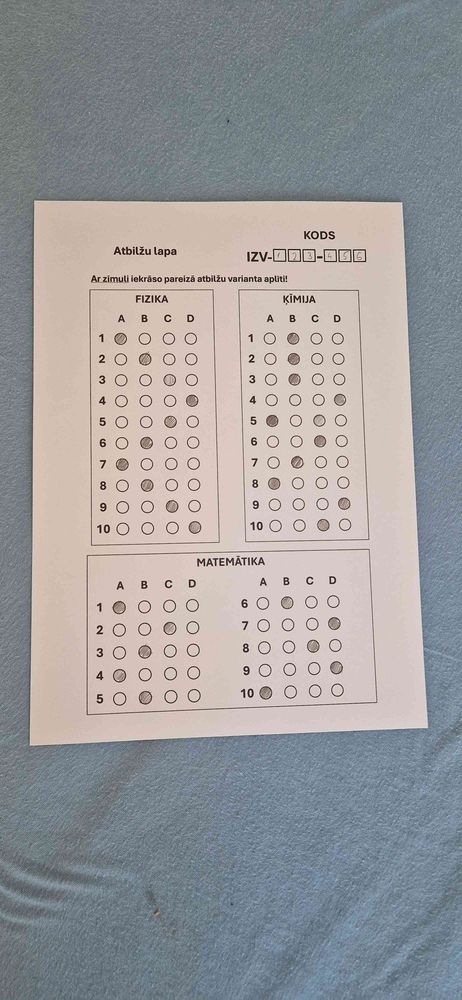
#> input picture Resources/image.jpg, 462 x 1000 px, shrunk from 1848 x 4000 before the run
$ python -i process_image.py   (imports and definitions only)
#> lines starting #> are read from the running program, lines starting #| are printed output that depends on the picture; after the words box and inside, x2 and y2 are one past the last pixel; in counts of white or black regions, pixels touching at a corner belong together
import cv2
import numpy as np
from imutils.perspective import four_point_transform
import pytesseract
import re


"""
Add error checking - ie missing number, etc
Create function for extracting the student's code
"""

def extract_document(image, debug=False):
    gray = cv2.cvtColor(image, cv2.COLOR_BGR2GRAY)
    if debug:
        cv2.imshow('grayscaled image', gray)
        cv2.waitKey(0)

    #normalize illumination
    illum = cv2.GaussianBlur(gray, (101, 101), 0)
    norm = cv2.normalize(gray / (illum + 1e-6), None, 0, 255, cv2.NORM_MINMAX).astype(np.uint8)
    if debug:
        cv2.imshow('normalized illumination', norm)
        cv2.waitKey(0)

    #detect edges
    blurred = cv2.GaussianBlur(norm, (11, 11), 0)
    edges = cv2.Canny(blurred, 30, 90)
    if debug:
        cv2.imshow('edges after Canny', edges)
        cv2.waitKey(0)

    kernel = cv2.getStructuringElement(cv2.MORPH_RECT, (5, 5))
    edges = cv2.dilate(edges, kernel)
    if debug:
        cv2.imshow('edges after dilation', edges)
        cv2.waitKey(0)

    #find contours
    contours, _ = cv2.findContours(edges, cv2.RETR_EXTERNAL, cv2.CHAIN_APPROX_SIMPLE)
    contours = sorted(contours, key=cv2.contourArea, reverse=True)
    result = image.copy()
    warped = image.copy()

    for cnt in contours:
        peri = cv2.arcLength(cnt, True)
        approx = cv2.approxPolyDP(cnt, 0.02 * peri, True)
        if len(approx) == 4:
            cv2.drawContours(result, [approx], -1, (0, 255, 0), 4)
            warped = four_point_transform(warped, approx.reshape(4, 2))
    if debug:
        cv2.imshow('contoured page', result)
        cv2.waitKey(0)

    if debug:
        cv2.imshow('warped image', warped)
        cv2.waitKey(0)
        cv2.destroyAllWindows()

    return warped


def get_topic_boxes(image, debug=False):
    final = image.copy()

    gray = cv2.cvtColor(image, cv2.COLOR_BGR2GRAY)
    blurred = cv2.GaussianBlur(gray, (5, 5), 0)
    edges = cv2.Canny(blurred, 30, 90)
    if debug:
        cv2.imshow('edges of document after canny', edges)
        cv2.waitKey(0)

    kernel = cv2.getStructuringElement(cv2.MORPH_RECT, (5, 5))
    edges = cv2.dilate(edges, kernel)
    if debug:
        cv2.imshow('edges of document after dilation', edges)
        cv2.waitKey(0)


    contours, _ = cv2.findContours(edges, cv2.RETR_EXTERNAL, cv2.CHAIN_APPROX_SIMPLE)

    img_area = image.shape[0] * image.shape[1]

    boxes = []
    for cnt in contours:
        peri = cv2.arcLength(cnt, True)
        approx = cv2.approxPolyDP(cnt, 0.02 * peri, True)
        area = cv2.contourArea(approx)

        if len(approx) == 4 and img_area * 0.05 < area < img_area * 0.9:
            boxes.append(approx)

    boxes = sorted(boxes, key=cv2.contourArea, reverse=True)
    if debug:
        for box in boxes:
            cv2.drawContours(final, [box], -1, (0, 255, 0), 4)

        cv2.imshow('marked topic boxes', final)
        cv2.waitKey(0)
        cv2.destroyAllWindows()

    return boxes


# [89 lines left out: functions get_box_title, get_box_answers, not called in this run]


def get_student_code(image, debug=False):
    h, _ = image.shape[:2]

    roi = image[int(0.025*h):int(0.2*h), :]
    if debug:
        copy = roi.copy()

    gray = cv2.cvtColor(roi, cv2.COLOR_BGR2GRAY)
    blurred = cv2.GaussianBlur(gray, (5, 5), 0)
    edges = cv2.Canny(blurred, 30, 90)
    if debug:
        cv2.imshow('edges before dilation', edges)
        cv2.waitKey(0)

    kernel = cv2.getStructuringElement(cv2.MORPH_RECT, (5, 5))
    edges = cv2.dilate(edges, kernel)
    if debug:
        cv2.imshow('edges after dilation', edges)
        cv2.waitKey(0)


    contours, _ = cv2.findContours(edges, cv2.RETR_EXTERNAL, cv2.CHAIN_APPROX_SIMPLE)

    roi_area = roi.shape[0] * roi.shape[1]

    boxes = []
    for cnt in contours:
        peri = cv2.arcLength(cnt, True)
        approx = cv2.approxPolyDP(cnt, 0.02 * peri, True)
        area = cv2.contourArea(approx)

        if len(approx) == 4 and 0.005 * roi_area < area < roi_area * 0.2:
            boxes.append(approx)
            if debug:
                cv2.drawContours(copy, [cnt], -1, (0, 255, 0), 4)

    if debug:
        cv2.imshow('code boxes', copy)
        cv2.waitKey(0)
        cv2.destroyAllWindows()

    #sort boxes based on x coordinates
    boxes = sorted(boxes, key=lambda b: cv2.boundingRect(b)[0])

    box_images = []
    for box in boxes:
        x, y, w, h = cv2.boundingRect(box)
        box_images.append(roi[y:y+h, x:x+w])

    ########
    #pass these images to AI to determine what number is written
    ########


def get_answers(image_path, debug=False):
    # edv: uztaisu ka passo path, nevis image, lai nav jaimporto cv2 citos failos

#> called with image_path = '../Resources/image.jpg', debug = False
    print(f"image path in get_answers(){image_path}")
    image = cv2.imread(image_path)
#> image is the input picture: shape (1000, 462, 3); mean B, G, R 156.4, 154.9, 155.5

    if image is None:
        if debug:
            print("image set to None in get_answers()")
        return {"error":"image is None"}
    # edv: partaisiju error checking, izradas cv2.imread() neizmet error ja nereado vnk setto None, tapec try: except: nestradaja.

    document_img = extract_document(image, debug)
#> in extract_document, `norm = cv2.normalize(gray / (illum + 1e-6), None, 0, 255, cv2.NORM_MIN..`:
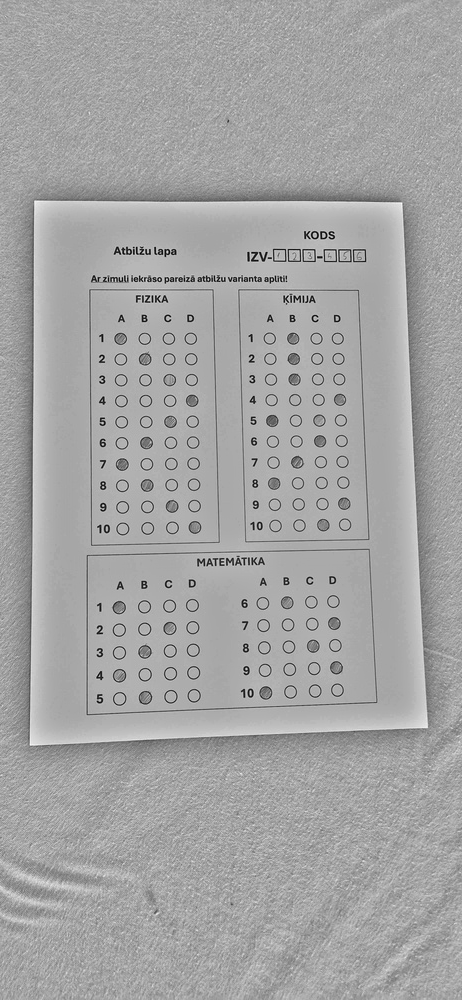
#> norm: shape (1000, 462); min 0, max 255, mean 164.1
#> in extract_document, `edges = cv2.Canny(blurred, 30, 90)`: edges: shape (1000, 462); 1.3% white in thin lines or dots, all inside (x1, y1, x2, y2) = (0, 200, 429, 904)
#> in extract_document, `edges = cv2.dilate(edges, kernel)`:
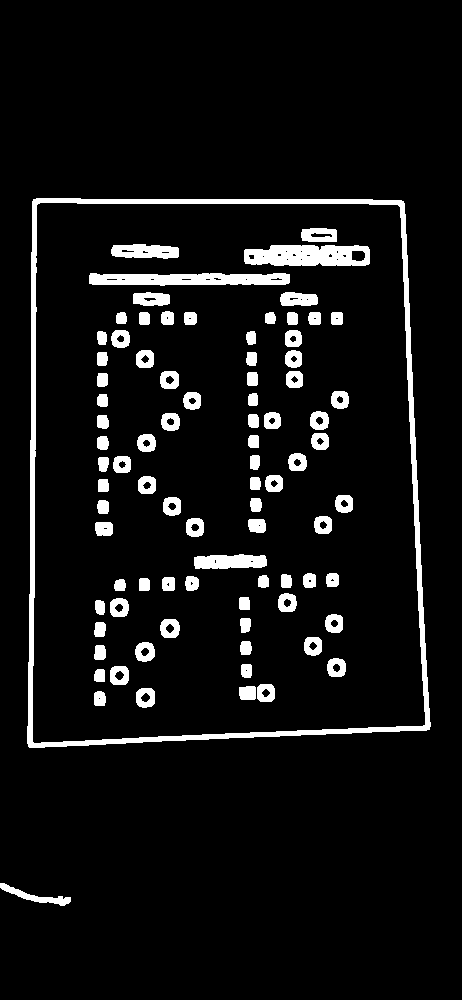
#> edges: shape (1000, 462); 7% white; 86 white regions
#> in extract_document, `contours, _ = cv2.findContours(edges, cv2.RETR_EXTERNAL, cv2.CHAIN_APP..`: contours = 2 contours; box (x1, y1, x2, y2) and area: (27, 198, 431, 748) 208101, (0, 883, 71, 906) 392
#> the loop in extract_document, `for cnt in contours:` made 2 passes
#> (peri, approx) on pass 1: (1870, [[33, 199], [28, 746], [429, 729], [403, 201]])
#> peri on pass 2: 168.8
#> pass 1, in extract_document, `warped = four_point_transform(warped, approx.reshape(4, 2))`:
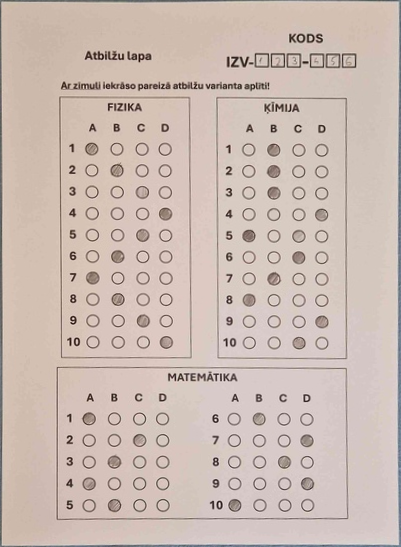
#> warped: shape (547, 401, 3); mean B, G, R 179.8, 187.9, 204.1
#> after the loop in extract_document, `for cnt in contours:`:
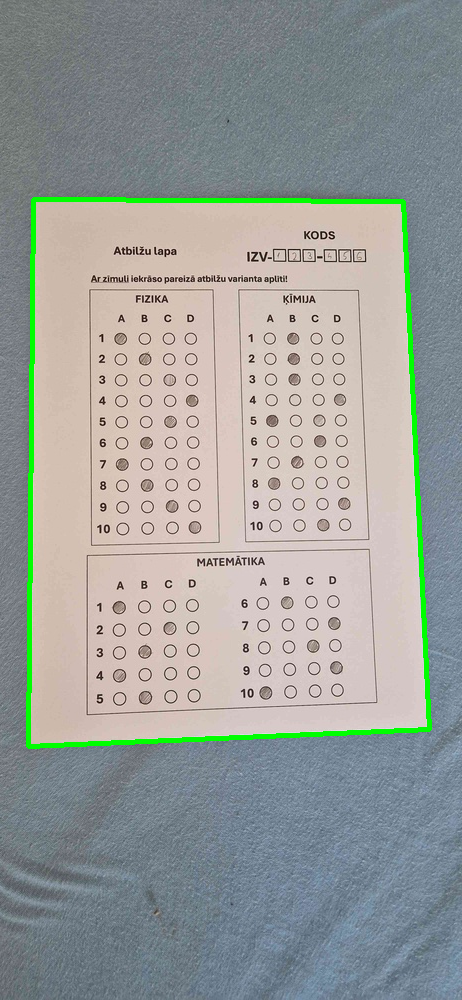
#> result: shape (1000, 462, 3); 2% of pixels changed, all inside (x1, y1, x2, y2) = (26, 197, 432, 749)
    boxes = get_topic_boxes(document_img, debug)
#> in get_topic_boxes, `edges = cv2.Canny(blurred, 30, 90)`: edges: shape (547, 401); 9.2% white in thin lines or dots
#> in get_topic_boxes, `kernel = cv2.getStructuringElement(cv2.MORPH_RECT, (5, 5))`: kernel = [[1, 1, 1, 1, 1], [1, 1, 1, 1, 1], [1, 1, 1, 1, 1], [1, 1, 1, 1, 1], [1, 1, 1, 1, 1]]
#> in get_topic_boxes, `edges = cv2.dilate(edges, kernel)`:
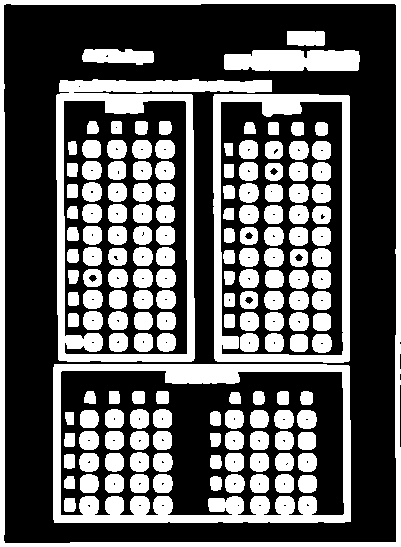
#> edges: shape (547, 401); 37% white; 161 white regions
#> in get_topic_boxes, `contours, _ = cv2.findContours(edges, cv2.RETR_EXTERNAL, cv2.CHAIN_APP..`: contours = 1 contour; box (x1, y1, x2, y2) and area: (0, 0, 401, 547) 218315
#> the loop in get_topic_boxes, `for cnt in contours:` made 1 pass
#> (peri, approx, area) on pass 1: (1895.3, [[0, 0], [0, 546], [400, 546], [400, 0]], 218400)
#> after the loop in get_topic_boxes, `for cnt in contours:`: boxes = []
#> boxes = []

    result = {}

    for box in boxes:
        title = get_box_title(document_img, box, debug)
        answers = get_box_answers(document_img, box, debug)

        result[title] = answers
#> this loop made 0 passes
#> after the loop, result = 0 items

    get_student_code(document_img, debug)
#> in get_student_code, `blurred = cv2.GaussianBlur(gray, (5, 5), 0)`:
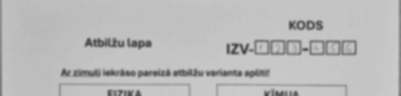
#> blurred: shape (96, 401); min 68, max 203, mean 186.3
#> in get_student_code, `edges = cv2.Canny(blurred, 30, 90)`: edges: shape (96, 401); 7% white in thin lines or dots
#> in get_student_code, `edges = cv2.dilate(edges, kernel)`:
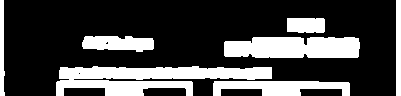
#> edges: shape (96, 401); 26.8% white; 7 white regions
#> in get_student_code, `contours, _ = cv2.findContours(edges, cv2.RETR_EXTERNAL, cv2.CHAIN_APP..`: contours = 7 contours; box (x1, y1, x2, y2) and area: (56, 66, 272, 96) 3512, (224, 37, 360, 58) 2461, (213, 81, 350, 96) 1282, (82, 36, 154, 52) 842, (287, 18, 325, 33) 502, (396, 0, 401, 96) 380, (0, 0, 5, 96) 294
#> the loop in get_student_code, `for cnt in contours:` made 7 passes
#> (peri, approx, area) on passes 3 to 7: (333.3, [[224, 42], [225, 56], [357, 57], [354, 37]], 2231), (170.9, [[83, 48], [153, 48], [152, 38], [85, 36]], 754), (102.7, [[287, 18], [287, 31], [324, 31], [323, 18]], 474.5), (198, [[396, 0], [396, 95], [400, 95], [400, 0]], 380), (198.2, [[0, 0], [0, 95], [4, 95]], 190)
#> (peri, area) on passes 1 to 2: (325.3, 1078), (786.6, 2560)
#> after the loop in get_student_code, `for cnt in contours:`: boxes = 4 contours; box (x1, y1, x2, y2) and area: (224, 37, 358, 58) 2231, (83, 36, 154, 49) 754, (287, 18, 325, 32) 474, (396, 0, 401, 96) 380
#> the loop in get_student_code, `for box in boxes:` made 4 passes
#> (box, x, y, w, h) on passes 1 to 4: ([[83, 48], [153, 48], [152, 38], [85, 36]], 83, 36, 71, 13), ([[224, 42], [225, 56], [357, 57], [354, 37]], 224, 37, 134, 21), ([[287, 18], [287, 31], [324, 31], [323, 18]], 287, 18, 38, 14), ([[396, 0], [396, 95], [400, 95], [400, 0]], 396, 0, 5, 96)
#> after the loop in get_student_code, `for box in boxes:`: box_images = 4 items

    if True:
        print(result)

    return result

>>> result = get_answers('../Resources/image.jpg')
#> result = 0 items
